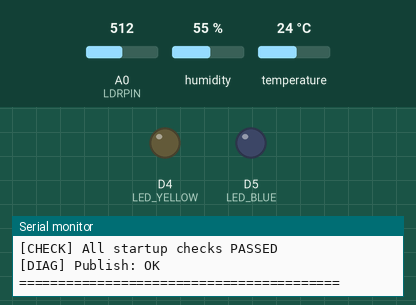
The sketch below on a simulated Arduino Uno R4 WiFi. Parts: output pins drawn as LEDs (lit = HIGH), the last lines printed to the serial monitor. Inputs (shaded band) come from the test bench; at power-on: A0 (LDRPIN) = 512, humidity 55 %, temperature 24 °C. WiFi joins after 1.5 s; servers stay silent unless stated; no MQTT or app messages arrive unless stated.

Above: at 3.3 s.
3.4 s: A0 (LDRPIN) set to 279
8.9 s: A0 (LDRPIN) set to 250
At 11.8 s:
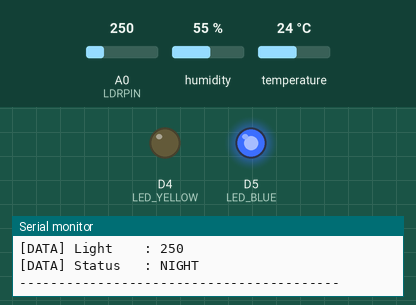
14.4 s: A0 (LDRPIN) set to 270
At 16.7 s:
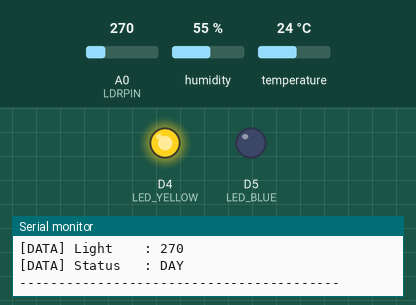
19.9 s: A0 (LDRPIN) set to 122
At 21.5 s:
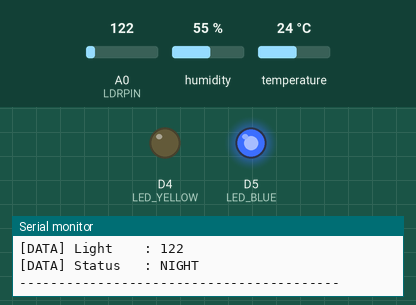
Timing chart, 0 to 23.0 s (numbered marks = the images above; inputs shaded):
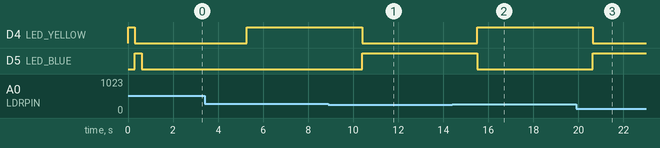

The sketch:

SmartFarm_Node001_Validated.ino
```cpp
#include <Arduino.h>
#include <WiFiS3.h>
#include <DHT.h>
#include "Adafruit_MQTT.h"
#include "Adafruit_MQTT_Client.h"

// =========================
// Hardware pins
// =========================
#define DHTPIN 2
#define DHTTYPE DHT11
#define LDRPIN A0
#define LED_YELLOW 4
#define LED_BLUE 5

// Adjust after calibrating your environment.
#define LIGHT_THRESHOLD 260

// =========================
// Timing
// =========================
#define READ_INTERVAL_MS 5000UL
#define MQTT_RETRY_MS 5000UL
#define WIFI_CONNECT_TIMEOUT_MS 15000UL

// =========================
// WiFi credentials
// =========================
const char* WIFI_SSID = "StarLink_2.4GHz_Py2X";
const char* WIFI_PASS = "WifiNiJoessie!";

// =========================
// Adafruit IO credentials
// =========================
const char* IO_USERNAME = "accerina";
const char* IO_KEY = "IO KEY HERE";

// =========================
// Node identity
// =========================
const char* SENSOR_ID = "001";
const char* LOCATION_NAME = "North_Field";

// =========================
// Adafruit IO MQTT endpoint
// =========================
const char* AIO_SERVER = "io.adafruit.com";
const uint16_t AIO_SERVERPORT = 1883;

const char* TEMP_TOPIC = "accerina/feeds/smartfarm-temperature";
const char* HUMIDITY_TOPIC = "accerina/feeds/smartfarm-humidity";
const char* STATUS_TOPIC = "accerina/feeds/smartfarm-status";
const char* DIAG_TOPIC = "accerina/feeds/smartfarm-diagnostics";

WiFiClient wifiClient;
Adafruit_MQTT_Client mqtt(&wifiClient, AIO_SERVER, AIO_SERVERPORT, IO_USERNAME, IO_KEY);

Adafruit_MQTT_Publish temperatureFeed(&mqtt, TEMP_TOPIC);
Adafruit_MQTT_Publish humidityFeed(&mqtt, HUMIDITY_TOPIC);
Adafruit_MQTT_Publish statusFeed(&mqtt, STATUS_TOPIC);
Adafruit_MQTT_Publish diagnosticsFeed(&mqtt, DIAG_TOPIC);

DHT dht(DHTPIN, DHTTYPE);

unsigned long lastPublishAt = 0;

void clearStatusLeds() {
  digitalWrite(LED_YELLOW, LOW);
  digitalWrite(LED_BLUE, LOW);
}

void ledSelfTest() {
  Serial.println("[CHECK] LED self-test started");

  clearStatusLeds();
  digitalWrite(LED_YELLOW, HIGH);
  delay(300);
  digitalWrite(LED_YELLOW, LOW);

  digitalWrite(LED_BLUE, HIGH);
  delay(300);
  digitalWrite(LED_BLUE, LOW);

  Serial.println("[CHECK] LED self-test completed");
}

bool connectWiFi() {
  if (WiFi.status() == WL_CONNECTED) {
    return true;
  }

  Serial.print("[WIFI] Connecting to: ");
  Serial.println(WIFI_SSID);

  unsigned long startAttempt = millis();
  while (WiFi.status() != WL_CONNECTED && (millis() - startAttempt) < WIFI_CONNECT_TIMEOUT_MS) {
    WiFi.begin(WIFI_SSID, WIFI_PASS);

    unsigned long waitStart = millis();
    while (WiFi.status() != WL_CONNECTED && (millis() - waitStart) < 3000UL) {
      delay(200);
      Serial.print('.');
    }
    Serial.println();
  }

  if (WiFi.status() == WL_CONNECTED) {
    Serial.println("[WIFI] Connected");
    Serial.print("[WIFI] IP: ");
    Serial.println(WiFi.localIP());
    return true;
  }

  Serial.println("[WIFI] Connection failed");
  return false;
}

bool connectMQTT() {
  if (mqtt.connected()) {
    return true;
  }

  Serial.println("[MQTT] Connecting...");

  int8_t ret;
  uint8_t retries = 3;

  while ((ret = mqtt.connect()) != 0) {
    Serial.print("[MQTT] Failed: ");
    Serial.println(mqtt.connectErrorString(ret));

    mqtt.disconnect();

    if (--retries == 0) {
      Serial.println("[MQTT] No retries left");
      return false;
    }

    delay(MQTT_RETRY_MS);
  }

  Serial.println("[MQTT] Connected");
  return true;
}

const char* getStatusLabel(bool isDaytime) {
  return isDaytime ? "DAY" : "NIGHT";
}

bool readDhtWithRetry(float &temperature, float &humidity) {
  const uint8_t maxTries = 3;

  for (uint8_t i = 0; i < maxTries; i++) {
    humidity = dht.readHumidity();
    temperature = dht.readTemperature();

    if (!isnan(temperature) && !isnan(humidity)) {
      return true;
    }

    Serial.print("[DHT] Read failed, retry ");
    Serial.println(i + 1);
    delay(1000);
  }

  return false;
}

bool validateDhtValues(float temperature, float humidity) {
  bool tempOk = (temperature >= -10.0f && temperature <= 60.0f);
  bool humidityOk = (humidity >= 0.0f && humidity <= 100.0f);

  if (!tempOk) {
    Serial.print("[DHT] Invalid temperature: ");
    Serial.println(temperature);
  }

  if (!humidityOk) {
    Serial.print("[DHT] Invalid humidity: ");
    Serial.println(humidity);
  }

  return tempOk && humidityOk;
}

bool validateLdrValue(int lightLevel) {
  bool inRange = (lightLevel >= 0 && lightLevel <= 1023);

  if (!inRange) {
    Serial.print("[LDR] Out of range: ");
    Serial.println(lightLevel);
    return false;
  }

  // 0 or 1023 continuously often indicates wiring issues or hard short/open in simple divider setups.
  if (lightLevel <= 1 || lightLevel >= 1022) {
    Serial.print("[LDR] Edge value (check wiring/calibration): ");
    Serial.println(lightLevel);
  }

  return true;
}

void applyStatusLeds(bool isDaytime) {
  clearStatusLeds();

  if (isDaytime) {
    digitalWrite(LED_YELLOW, HIGH);
  } else {
    digitalWrite(LED_BLUE, HIGH);
  }
}

bool publishDiagnostics(const char* message) {
  if (!mqtt.connected() && !connectMQTT()) {
    return false;
  }

  bool ok = diagnosticsFeed.publish(message);
  Serial.print("[DIAG] Publish: ");
  Serial.println(ok ? "OK" : "FAIL");
  return ok;
}

bool runStartupChecks() {
  Serial.println("=========================================");
  Serial.println("[CHECK] Running startup validation");

  ledSelfTest();

  int ldr = analogRead(LDRPIN);
  bool ldrOk = validateLdrValue(ldr);
  Serial.print("[CHECK] LDR initial read: ");
  Serial.println(ldr);

  float temp = 0.0f;
  float hum = 0.0f;
  bool dhtReadOk = readDhtWithRetry(temp, hum);
  bool dhtValueOk = dhtReadOk && validateDhtValues(temp, hum);

  if (dhtReadOk) {
    Serial.print("[CHECK] DHT temp: ");
    Serial.println(temp, 2);
    Serial.print("[CHECK] DHT humidity: ");
    Serial.println(hum, 2);
  } else {
    Serial.println("[CHECK] DHT read failed");
  }

  bool wifiOk = connectWiFi();
  bool mqttOk = wifiOk && connectMQTT();

  bool allOk = ldrOk && dhtValueOk && wifiOk && mqttOk;

  if (allOk) {
    Serial.println("[CHECK] All startup checks PASSED");
    publishDiagnostics("BOOT_OK");
  } else {
    Serial.println("[CHECK] Startup checks FAILED");
    publishDiagnostics("BOOT_FAIL");
  }

  Serial.println("=========================================");
  return allOk;
}

bool publishSensorData(float temperature, float humidity, int lightLevel, bool isDaytime) {
  if (!connectWiFi()) {
    return false;
  }

  if (!connectMQTT()) {
    return false;
  }

  char temperatureText[16];
  char humidityText[16];
  dtostrf(temperature, 0, 2, temperatureText);
  dtostrf(humidity, 0, 2, humidityText);

  bool tempOk = temperatureFeed.publish(temperatureText);
  bool humidityOk = humidityFeed.publish(humidityText);
  bool statusOk = statusFeed.publish(getStatusLabel(isDaytime));

  Serial.print("[PUB] Temp: ");
  Serial.println(tempOk ? "OK" : "FAIL");
  Serial.print("[PUB] Humidity: ");
  Serial.println(humidityOk ? "OK" : "FAIL");
  Serial.print("[PUB] Status: ");
  Serial.println(statusOk ? "OK" : "FAIL");

  if (!(tempOk && humidityOk && statusOk)) {
    publishDiagnostics("PUBLISH_FAIL");
  }

  Serial.print("[DATA] Sensor ID: ");
  Serial.println(SENSOR_ID);
  Serial.print("[DATA] Location : ");
  Serial.println(LOCATION_NAME);
  Serial.print("[DATA] Temp C   : ");
  Serial.println(temperatureText);
  Serial.print("[DATA] Humidity : ");
  Serial.println(humidityText);
  Serial.print("[DATA] Light    : ");
  Serial.println(lightLevel);
  Serial.print("[DATA] Status   : ");
  Serial.println(getStatusLabel(isDaytime));

  return tempOk && humidityOk && statusOk;
}

void setup() {
  Serial.begin(115200);
  while (!Serial) {
    delay(10);
  }

  pinMode(LED_YELLOW, OUTPUT);
  pinMode(LED_BLUE, OUTPUT);
  pinMode(LDRPIN, INPUT);

  clearStatusLeds();
  dht.begin();

  Serial.println("=========================================");
  Serial.println("  Smart Farm MQTT Node (Validated)");
  Serial.print("  Sensor ID: ");
  Serial.println(SENSOR_ID);
  Serial.print("  Location : ");
  Serial.println(LOCATION_NAME);
  Serial.println("=========================================");

  runStartupChecks();
}

void loop() {
  connectWiFi();
  connectMQTT();
  mqtt.processPackets(1000);

  unsigned long now = millis();
  if (now - lastPublishAt < READ_INTERVAL_MS) {
    return;
  }
  lastPublishAt = now;

  float temperature = 0.0f;
  float humidity = 0.0f;
  int lightLevel = analogRead(LDRPIN);

  bool dhtReadOk = readDhtWithRetry(temperature, humidity);
  bool dhtValueOk = dhtReadOk && validateDhtValues(temperature, humidity);
  bool ldrOk = validateLdrValue(lightLevel);

  Serial.println("-----------------------------------------");

  if (!dhtReadOk) {
    Serial.println("[LOOP] DHT read failed; skipping publish");
    publishDiagnostics("DHT_READ_FAIL");
    Serial.println("-----------------------------------------");
    return;
  }

  if (!dhtValueOk) {
    Serial.println("[LOOP] DHT value validation failed; skipping publish");
    publishDiagnostics("DHT_VALUE_FAIL");
    Serial.println("-----------------------------------------");
    return;
  }

  if (!ldrOk) {
    Serial.println("[LOOP] LDR validation failed; skipping publish");
    publishDiagnostics("LDR_VALUE_FAIL");
    Serial.println("-----------------------------------------");
    return;
  }

  bool isDaytime = lightLevel > LIGHT_THRESHOLD;
  applyStatusLeds(isDaytime);

  Serial.print("[LOOP] Temperature: ");
  Serial.println(temperature, 2);
  Serial.print("[LOOP] Humidity   : ");
  Serial.println(humidity, 2);
  Serial.print("[LOOP] Light level: ");
  Serial.println(lightLevel);
  Serial.print("[LOOP] Status     : ");
  Serial.println(getStatusLabel(isDaytime));

  bool publishOk = publishSensorData(temperature, humidity, lightLevel, isDaytime);
  if (!publishOk) {
    Serial.println("[LOOP] Publish failed");
  }

  Serial.println("-----------------------------------------");
}
```

Measured:
- the behaviour switches between 261 and 260 on A0 (LDRPIN) (found by bisection; images 0 and 1)
- after the input at 8.9 s, D4 (LED_YELLOW): HIGH → LOW after 1.5 s; D5 (LED_BLUE): LOW → HIGH after 1.5 s
- after the input at 14.4 s, D4 (LED_YELLOW): LOW → HIGH after 1.1 s; D5 (LED_BLUE): HIGH → LOW after 1.1 s
- after the input at 19.9 s, D4 (LED_YELLOW): HIGH → LOW after 0.74 s; D5 (LED_BLUE): LOW → HIGH after 0.74 s
